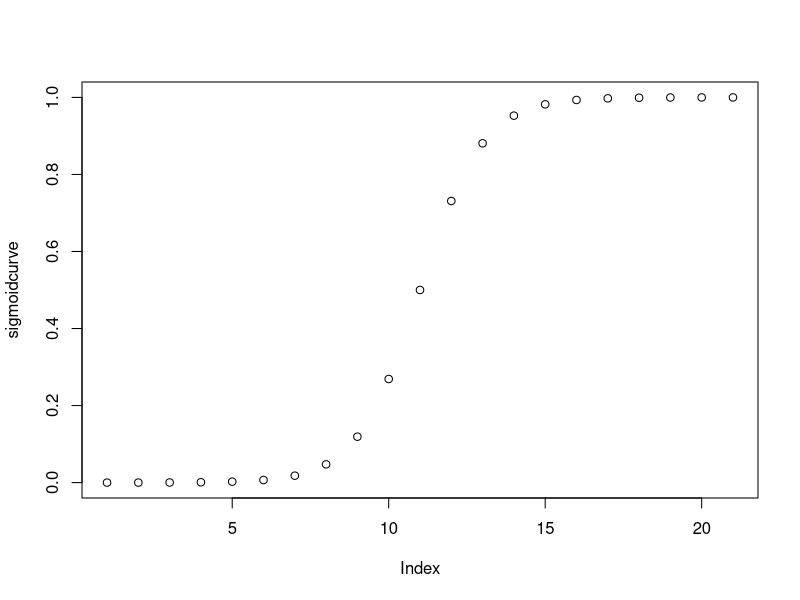

Write R code to recreate this figure. (Note: this script raises an error after producing the figure.)
#source('load-mnist-data.R') # run this once, and then comment out to save processing time.

n.inputs <- 784 # The input images are 28x28, for a total of 784 pixels
n.hidden <- 40 # Number of hidden layer nodes. You can adjust this parameter once you get the network working.
n.output <- 10 # Number of output nodes. Needs to be 10. This is coarse coding the category--each node corresponds to a digit (0-9).
learning.rate <- 0.5# Learning rate parameter for backprop. You can adjust this.

# The full data set has 60,000 training examples and 10,000 test examples. Running the network on all of these
# can take several minutes at a minimum. To speed up development and testing, we'll randomly sample a subset
# of the training and testing examples for each epoch. We'll draw the sample from the full set of examples for 
# each epoch to avoid overfitting the network to a particular set of training examples.

epoch.train.size <- 100 # randomly sample this many training examples (max = 60,000)
epoch.test.size <- 50 # randomly sample this many test examples (max=10,000)

# This is the sigmoid activation function.
sigmoid.activation <- function(x){
  return(1 / (1+exp(-x)))
}

# Add some code to visualize the sigmoid activation function from x=-10 to x=10.

sigmoidcurve <- c()

count <- 1
for(var in -10:10) {
  sigmoidcurve[count] <- sigmoid.activation(var)
  count <- count + 1
}

plot(sigmoidcurve)

# Initializing the matrices to hold the connection weights.
# We'll create one matrix for the weights from the input to hidden layer, and another for the weights from the 
# hidden to output layer. (You could write more effecient code by merging these into the same variable, but
# this approach makes it a little bit easier to understand what is happening in the code).
# The weights are initialized to random numbers drawn from a normal distribution with mean=0 & sd=0.1.
input.to.hidden.weights  <- matrix(rnorm(n.inputs*n.hidden,mean=0,sd=0.1), nrow=n.inputs, ncol=n.hidden)
hidden.to.output.weights <- matrix(rnorm(n.hidden*n.output,mean=0,sd=0.1), nrow=n.hidden, ncol=n.output)

# Write the forward pass function for the network.
# The input parameter will be a vector that is n.inputs long.
# You should first calculate the activation of the hidden layer, and then calculate the activation
# of the output layer. We're going to need both sets of activations in the backprop method, so I've
# written the return() statement to return both hidden.layer and output.layer activations. Your
# job is to create the hidden.layer and output.layer variables in the appropriate way.
# Don't forget to use the sigmoid.activation function created above.
forward.pass <- function(input){
  # print(input)
  # print(paste("sigmoid input: ", sigmoid.activation(input)))
  # sigIn <- sigmoid.activation(input)

  hidden.layer.activation <- c()

  count <- 1
  for(col in 1:ncol(input.to.hidden.weights)) {
     # allInputTotal <- 0
    # for(item in 1:nrow(input.to.hidden.weights)) {

    #   # print(paste("current weight: ",input.to.hidden.weights[item,col] ))
    #   # print(paste("Current input: ", input[count]))

    #   allInputTotal <- allInputTotal + input.to.hidden.weights[item,col] * input[count]
    #   # print(allInputTotal)
    #   count <- count + 1 
    # }

    allInputTotal <- input.to.hidden.weights[ ,col] * input

    allInputTotal <- sum(allInputTotal)

    hidden.layer.activation[col] <- sigmoid.activation(allInputTotal)
    # count <- 1
  }

    # print(hidden.layer.activation)
    # print('\n')


  # input.to.hidden.weights, hidden.to.output.weights
  # hidden.layer.activation <- signmoid.activation(input * input.to.hidden.weights)
  # print(hidden.layer.activation)
  output.layer.activation <- c()

  # hidden.layer.activationTemp <- sigmoid.activation(hidden.layer.activation)
  count <- 1
  for(h in 1:ncol(hidden.to.output.weights)){
    # allInputTotal <- 0
    allInputTotal <- hidden.to.output.weights[,h] * hidden.layer.activation

    allInputTotal <- sum(allInputTotal)

    output.layer.activation[h] <- sigmoid.activation(allInputTotal)
  }
    
  # print(paste("OUTPUT layer: ", output.layer.activation))


  # print(hidden.layer.activation)
  # output.layer.activation <-  as.vector(hidden.layer.activationTemp) * as.vector(hidden.to.output.weights)
  # output.layer.activation <- sigmoid.activation(output.layer.activation)
  return(list(hidden=hidden.layer.activation, output=output.layer.activation))
}

# Now we can write the backward pass, or the backprop function.
# The input will be a vector that is n.inputs long
# The output will be a vector that is n.output long
# Backprop is very similar to the delta rule, with a few modifications. In fact, the delta rule is 
# a special case of backprop. As a reminder, this is the Delta rule:
# change.in.weight.from.i.to.j = learning.rate * error.in.j * activation.of.i
# One piece of the delta rule that is commonly left out, and we did this in our example in class, is the 
# derivative of the activation function of node j. We left this out because we used the activation
# function output = x, so the derivative is 1 (The derivative describes the rate of change of output as 
# x changes. When output = x, a change of 1 in x will cause a corresponding change of 1 in output).
# However, now we are using the sigmoid activation function, so we need to include this derivative term again.
# The full delta rule is therefore:
# change.in.weight.from.i.to.j = learning.rate * error.in.j * derivative.of.activation.funtion.for.j.at.current.activation.level * activation.of.i
# This equation will describe all of the weight updates that we do in backprop. The only missing piece is how to get the error
# terms for the hidden layer units. We know the error for the output, but need to back-propogate this error to the hidden layer.
# I'll describe how this works below.

backprop <- function(input, target, x, y){
  
  # Step 1. Because we are going to modify the weights in stages, we need to create
  # copies of the weights so that we don't overwrite the original weights before we are
  # done with them. Really, all we need are matrices of the right size to hold the delta
  # (change in) weights, but we can get a matrix of the right size by copying the weight
  # matrices. We'll overwrite all the values before we are done.
  delta.hidden.to.output.weights <- y
  delta.input.to.hidden.weights <- x
  
  # Step 2. Calculate the forward pass on the network. This gets us the activity of the
  # hidden and output layers for a particular set of inputs.
  activations <- forward.pass(input)
  output.activation <- activations$output
  hidden.activation <- activations$hidden
  
  # Step 3. Find the error on the output units. We can find the error just like we did 
  # with the delta rule. Just subtract the actual output from the desired output.
  output.error <- target - output.activation
  # print(paste("error: ", output.error))
  
  # Step 4. We need to multiply the error for a node (an element in the output.error vector)
  # by the derivative of the activation function for the node. The activation function is the
  # sigmoid function: z = 1 / (1 + exp(-x)). The derivative of this function is z * (1 - z).
  # Calculate a "weighted" error in two steps:
  # 1) Find the derivative (slope) for each output node at the level of activation of that node.
  # 2) Multiple this by the node's error to get the weighted error.
  output.slope <- output.activation * (1 - output.activation)
  output.weighted.error <- output.slope * output.error
  
  # Step 5. Find the change in the hidden to output weights by applying the delta rule, using the
  # weighted error instead of the error.
  for(o in 1:n.output){
    delta.hidden.to.output.weights[,o] <- learning.rate * output.weighted.error[o] * output.activation[o]
  }
    # DELTA RULE
   # learning.rate * error.in.j * activation.of.i

  # Step 6. Now we need to "backpropogate" the error from the output nodes to the hidden nodes,
  # so that we can apply the delta rule to the hidden nodes. How much error should we assign to
  # each hidden node? It turns out that the right way to do this is to multiply the error by the
  # connection weight for each node. Each weight will have some error associated with it, and then
  # we sum up all the errors for each hidden node. This makes some intuitive sense. If a hidden node
  # is strongly connected to an output node, then it contributed a lot to the error of that node. If
  # a hidden node has almost no connection (weight near 0), then it contributed very little to the
  # error of the node.
  hidden.error <- output.weighted.error * as.vector(hidden.to.output.weights)
  
  # Step 7. Just like the output layer, we need to calculate the weighted error for the hidden nodes.
  hidden.slope <- hidden.activation * (1 - hidden.activation)
  hidden.weighted.error <- hidden.slope * hidden.error
  
  # Step 8. Apply the delta rule using the weighted errors.
  for(h in 1:n.hidden){
    delta.input.to.hidden.weights[,h] <- learning.rate * hidden.weighted.error[h] * hidden.activation[h]
  }
  
  # Step 9. Change the actual weights by the delta amount.
  return(list(
    hidden.to.output.weights=hidden.to.output.weights + delta.hidden.to.output.weights,
    input.to.hidden.weights=input.to.hidden.weights + delta.input.to.hidden.weights
  ))
  
}

# This function takes an input vector and calculates the error of the output
# We can use this to track the progress of the network over time.
test.pattern <- function(input, target, x, y){
  activation <- forward.pass(input)
  rmse <- sqrt(mean((target-activation$output)^2))
  return(rmse)
}

# Write a function that returns TRUE if the node with the largest activation on the output layer
# is the same as the single node in the target vector that is equal to 1. Otherwise, it returns
# FALSE. This function represents the best guess of the network. We will use it to interpret the
# output of the network as an identification of the digit.
classification.correct <- function(input, target){

  # print(target)
  forwardResult <- forward.pass(input)


  outputActiv <- forwardResult$output

  maxIndexOutput <- which.max(outputActiv)
  # print(maxIndexInput)


  # tempArray <- c()
  # for(var in 1:ncol(target)) {
  #   temp <- sum(target[,var])
  #   tempArray[var] <- temp
  # }

  maxIndexTarget <- which.max(target)
  # print(maxIndexTarget)
  
  if ((maxIndexOutput == maxIndexTarget)) {
    # print("REACHED TRUE")
    return(TRUE)
  } else {
    return(FALSE)
  }

}

# This function runs a single epoch, based on the epoch.train.size and epoch.test.size parameters
# at the top of this file.
epoch <- function(input.to.hidden.weights, hidden.to.output.weights){
  for(t in sample(60000, epoch.train.size)){
    weights <- backprop(trainData[t,], trainLabels[t,], input.to.hidden.weights, hidden.to.output.weights)
    input.to.hidden.weights <- weights$input.to.hidden.weights
    hidden.to.output.weights <- weights$hidden.to.output.weights
  }
  error <- 0
  classification.acc <- 0
  for(t in sample(10000, epoch.test.size)){
    error <- error + test.pattern(testData[t,], testLabels[t,], input.to.hidden.weights, hidden.to.output.weights)
    classification.acc <- classification.acc + classification.correct(testData[t,], testLabels[t,])
  }
  classification.acc <- classification.acc / epoch.test.size
  return(list(error=error, classification.accuracy=classification.acc, input.to.hidden.weights=input.to.hidden.weights, hidden.to.output.weights=hidden.to.output.weights))
}

# Run a batch of epochs
batch <- function(epochs, input.to.hidden.weights, hidden.to.output.weights){
  errors <- numeric(epochs)
  classifications <- numeric(epochs)
  pb <- txtProgressBar(min=0, max=epochs, style=3) 
  for(i in 1:epochs){
    result <- epoch(input.to.hidden.weights, hidden.to.output.weights)
    errors[i] <- result$error
    classifications[i] <- result$classification.accuracy
    input.to.hidden.weights <- result$input.to.hidden.weights
    hidden.to.output.weights <- result$hidden.to.output.weights
    setTxtProgressBar(pb, i)
  }
  return(data.frame(epoch=1:epochs, error=errors, accuracy=classifications))
}

# Uncomment these lines when you are ready to test the code.
result <- batch(300, input.to.hidden.weights, hidden.to.output.weights)  # 300 epochs should be enough to reach >80% accuracy.
plot(result$accuracy) # plot the accuracy of the network over training (should increase).
plot(result$error) # plot the error at the output layer over time (should decrease).

